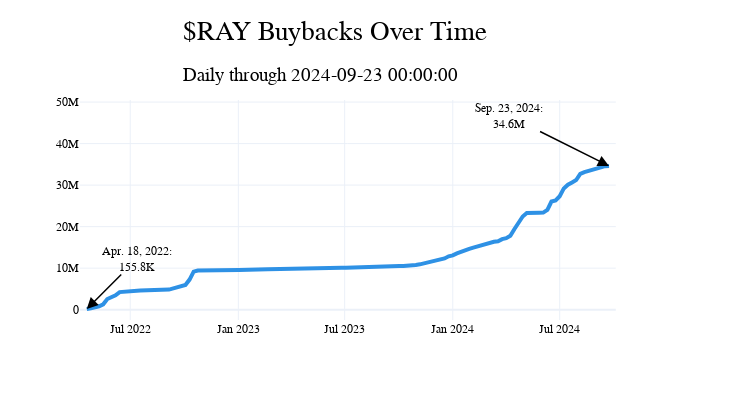

Source (notebook cell):
### Code cell
cm = ChartMaker()
cm.build(
    df = test_df1,
    axes_data=dict(y1=['cumulative_ray_bought']),
    title='$RAY Buybacks Over Time',
    options = {'margin':dict(t=100),'annotations':True},
)
cm.add_title(
    title='$RAY Buybacks Over Time',
    subtitle=f'Daily through {test_df1.index.max()}',
    x=0.25,
    y=0.9
)
cm.add_annotations()
cm.show_fig()
cm.save_fig(save_directory='img')
